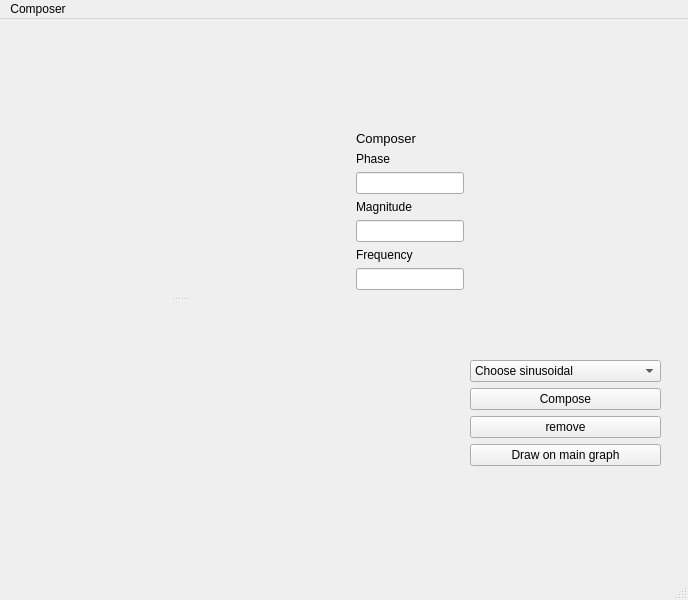
<?xml version="1.0" encoding="UTF-8"?>
<ui version="4.0">
 <class>MainWindow</class>
 <widget class="QMainWindow" name="MainWindow">
  <property name="geometry">
   <rect>
    <x>0</x>
    <y>0</y>
    <width>688</width>
    <height>600</height>
   </rect>
  </property>
  <property name="windowTitle">
   <string>MainWindow</string>
  </property>
  <widget class="QWidget" name="centralwidget">
   <layout class="QHBoxLayout" name="horizontalLayout_2">
    <item>
     <widget class="QWidget" name="composerContainer" native="true">
      <property name="sizePolicy">
       <sizepolicy hsizetype="Preferred" vsizetype="Preferred">
        <horstretch>0</horstretch>
        <verstretch>0</verstretch>
       </sizepolicy>
      </property>
      <property name="minimumSize">
       <size>
        <width>0</width>
        <height>0</height>
       </size>
      </property>
      <property name="maximumSize">
       <size>
        <width>8377215</width>
        <height>16777215</height>
       </size>
      </property>
      <layout class="QHBoxLayout" name="horizontalLayout_3">
       <item>
        <widget class="QSplitter" name="splitter">
         <property name="minimumSize">
          <size>
           <width>200</width>
           <height>0</height>
          </size>
         </property>
         <property name="orientation">
          <enum>Qt::Vertical</enum>
         </property>
         <widget class="QWidget" name="composer_channel_1" native="true"/>
         <widget class="QWidget" name="composer_channel_2" native="true"/>
        </widget>
       </item>
       <item>
        <layout class="QHBoxLayout" name="horizontalLayout">
         <item>
          <widget class="QWidget" name="composer_control" native="true">
           <property name="sizePolicy">
            <sizepolicy hsizetype="Preferred" vsizetype="Fixed">
             <horstretch>0</horstretch>
             <verstretch>0</verstretch>
            </sizepolicy>
           </property>
           <property name="minimumSize">
            <size>
             <width>0</width>
             <height>0</height>
            </size>
           </property>
           <property name="maximumSize">
            <size>
             <width>400</width>
             <height>16777215</height>
            </size>
           </property>
           <layout class="QFormLayout" name="formLayout">
            <item row="0" column="0">
             <widget class="QLabel" name="label_composer">
              <property name="font">
               <font>
                <pointsize>10</pointsize>
               </font>
              </property>
              <property name="text">
               <string>Composer</string>
              </property>
             </widget>
            </item>
            <item row="2" column="0">
             <widget class="QLabel" name="label_composer_phase">
              <property name="sizePolicy">
               <sizepolicy hsizetype="Preferred" vsizetype="Preferred">
                <horstretch>0</horstretch>
                <verstretch>0</verstretch>
               </sizepolicy>
              </property>
              <property name="text">
               <string>Phase</string>
              </property>
             </widget>
            </item>
            <item row="4" column="0">
             <widget class="QLineEdit" name="phase_input">
              <property name="sizePolicy">
               <sizepolicy hsizetype="Preferred" vsizetype="Fixed">
                <horstretch>0</horstretch>
                <verstretch>0</verstretch>
               </sizepolicy>
              </property>
              <property name="minimumSize">
               <size>
                <width>0</width>
                <height>0</height>
               </size>
              </property>
             </widget>
            </item>
            <item row="5" column="0">
             <widget class="QLabel" name="label_composer_mag">
              <property name="sizePolicy">
               <sizepolicy hsizetype="Preferred" vsizetype="Preferred">
                <horstretch>0</horstretch>
                <verstretch>0</verstretch>
               </sizepolicy>
              </property>
              <property name="text">
               <string>Magnitude</string>
              </property>
             </widget>
            </item>
            <item row="7" column="0">
             <widget class="QLineEdit" name="magnitude_input">
              <property name="sizePolicy">
               <sizepolicy hsizetype="Preferred" vsizetype="Fixed">
                <horstretch>0</horstretch>
                <verstretch>0</verstretch>
               </sizepolicy>
              </property>
             </widget>
            </item>
            <item row="14" column="1">
             <widget class="QPushButton" name="pushButton_2">
              <property name="sizePolicy">
               <sizepolicy hsizetype="Preferred" vsizetype="Fixed">
                <horstretch>0</horstretch>
                <verstretch>0</verstretch>
               </sizepolicy>
              </property>
              <property name="text">
               <string>Draw on main graph</string>
              </property>
             </widget>
            </item>
            <item row="13" column="1">
             <widget class="QPushButton" name="pushButton_3">
              <property name="sizePolicy">
               <sizepolicy hsizetype="Preferred" vsizetype="Fixed">
                <horstretch>0</horstretch>
                <verstretch>0</verstretch>
               </sizepolicy>
              </property>
              <property name="text">
               <string>remove</string>
              </property>
             </widget>
            </item>
            <item row="12" column="1">
             <widget class="QPushButton" name="pushButton">
              <property name="sizePolicy">
               <sizepolicy hsizetype="Preferred" vsizetype="Fixed">
                <horstretch>0</horstretch>
                <verstretch>0</verstretch>
               </sizepolicy>
              </property>
              <property name="text">
               <string>Compose</string>
              </property>
             </widget>
            </item>
            <item row="11" column="1">
             <widget class="QComboBox" name="comboBox">
              <property name="sizePolicy">
               <sizepolicy hsizetype="Preferred" vsizetype="Fixed">
                <horstretch>0</horstretch>
                <verstretch>0</verstretch>
               </sizepolicy>
              </property>
              <item>
               <property name="text">
                <string>Choose sinusoidal</string>
               </property>
              </item>
             </widget>
            </item>
            <item row="9" column="0">
             <widget class="QLineEdit" name="freq_input">
              <property name="sizePolicy">
               <sizepolicy hsizetype="Preferred" vsizetype="Fixed">
                <horstretch>0</horstretch>
                <verstretch>0</verstretch>
               </sizepolicy>
              </property>
             </widget>
            </item>
            <item row="8" column="0">
             <widget class="QLabel" name="label_composer_freq">
              <property name="sizePolicy">
               <sizepolicy hsizetype="Preferred" vsizetype="Preferred">
                <horstretch>0</horstretch>
                <verstretch>0</verstretch>
               </sizepolicy>
              </property>
              <property name="text">
               <string>Frequency</string>
              </property>
             </widget>
            </item>
            <item row="9" column="1">
             <spacer name="verticalSpacer">
              <property name="orientation">
               <enum>Qt::Vertical</enum>
              </property>
              <property name="sizeHint" stdset="0">
               <size>
                <width>20</width>
                <height>40</height>
               </size>
              </property>
             </spacer>
            </item>
            <item row="10" column="1">
             <spacer name="verticalSpacer_2">
              <property name="orientation">
               <enum>Qt::Vertical</enum>
              </property>
              <property name="sizeHint" stdset="0">
               <size>
                <width>20</width>
                <height>40</height>
               </size>
              </property>
             </spacer>
            </item>
           </layout>
          </widget>
         </item>
        </layout>
       </item>
      </layout>
     </widget>
    </item>
   </layout>
  </widget>
  <widget class="QMenuBar" name="menubar">
   <property name="geometry">
    <rect>
     <x>0</x>
     <y>0</y>
     <width>688</width>
     <height>21</height>
    </rect>
   </property>
   <widget class="QMenu" name="menuComposer">
    <property name="title">
     <string>Composer</string>
    </property>
    <addaction name="actionSave_composed_signal"/>
   </widget>
   <addaction name="menuComposer"/>
  </widget>
  <widget class="QStatusBar" name="statusbar"/>
  <action name="actionSave_composed_signal">
   <property name="text">
    <string>Save composed signal</string>
   </property>
  </action>
 </widget>
 <resources/>
 <connections/>
</ui>
